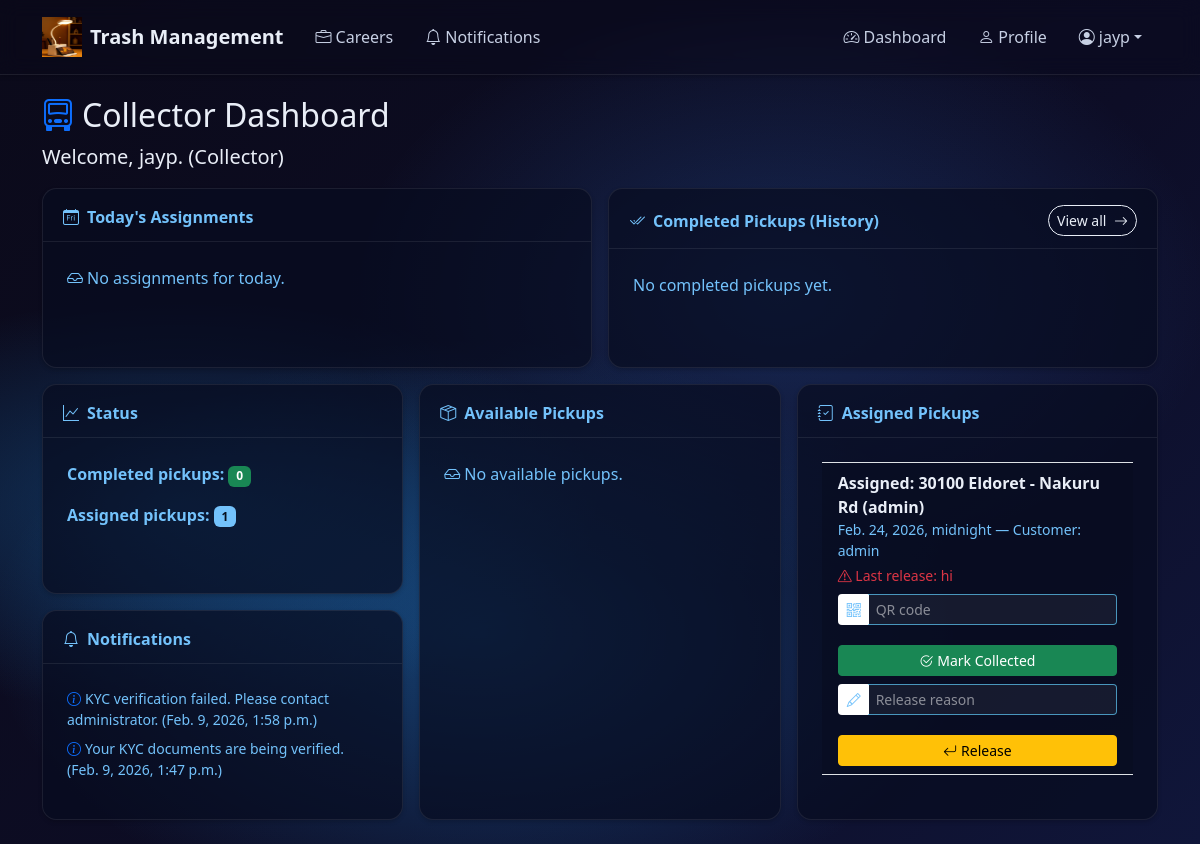
The page /accounts/dashboard/ (signed in) on the database its author committed.
### apps/accounts/models.py (models this page shows, shortened)
class User(AbstractUser):
    ROLE_CHOICES = (
        ('customer', 'Customer'),
        ('collector', 'Collector'),
        ('admin', 'Admin'),
    )
    role = models.CharField(max_length=20, choices=ROLE_CHOICES, default='customer')
    collector_approved = models.BooleanField(default=False)
    @property
    def is_collector(self):
        return self.role == 'collector'
    @property
    def is_approved_collector(self):
        return self.is_collector and bool(self.collector_approved)

### apps/notifications/models.py (models this page shows, shortened)
class Notification(models.Model):
    LEVEL_CHOICES = [
        ('info', 'Info'),
        ('success', 'Success'),
        ('warning', 'Warning'),
        ('danger', 'Danger'),
    ]
    recipient = models.ForeignKey(
        settings.AUTH_USER_MODEL, null=True, blank=True, on_delete=models.CASCADE
    )
    message = models.TextField()
    level = models.CharField(max_length=16, choices=LEVEL_CHOICES, default='info')
    link = models.CharField(max_length=512, blank=True)
    read = models.BooleanField(default=False)
    created_at = models.DateTimeField(auto_now_add=True)
    class Meta:
        ordering = ['-created_at']

### apps/pickups/models.py (models this page shows, shortened)
class Pickup(models.Model):
    TRASH_TYPE_HOUSEHOLD = 'household'
    TRASH_TYPE_RECYCLABLE = 'recyclable'
    TRASH_TYPE_BULK = 'bulk'
    TRASH_TYPE_CHOICES = [
        (TRASH_TYPE_HOUSEHOLD, 'Household'),
        (TRASH_TYPE_RECYCLABLE, 'Recyclable'),
        (TRASH_TYPE_BULK, 'Bulk'),
    ]
    trash_type = models.CharField(max_length=20, choices=TRASH_TYPE_CHOICES, default=TRASH_TYPE_HOUSEHOLD)
    STATE_SCHEDULED = 'scheduled'
    STATE_ASSIGNED = 'assigned'
    STATE_IN_PROGRESS = 'in_progress'
    STATE_COMPLETED = 'completed'
    STATE_RELEASED = 'released'
    STATE_FAILED = 'failed'
    STATE_CHOICES = [
        (STATE_SCHEDULED, 'Scheduled'),
        (STATE_ASSIGNED, 'Assigned'),
        (STATE_IN_PROGRESS, 'In Progress'),
        (STATE_COMPLETED, 'Completed'),
        (STATE_RELEASED, 'Released'),
        (STATE_FAILED, 'Failed'),
    ]
    customer = models.ForeignKey(settings.AUTH_USER_MODEL, on_delete=models.CASCADE, related_name='pickups')
    collector = models.ForeignKey(settings.AUTH_USER_MODEL, null=True, blank=True, on_delete=models.SET_NULL, related_name='assigned_pickups')
    release_reason = models.TextField(null=True, blank=True)
    address = models.ForeignKey('customers.Address', on_delete=models.CASCADE)
    scheduled_time = models.DateTimeField()
    state = models.CharField(max_length=20, choices=STATE_CHOICES, default=STATE_SCHEDULED)
    created_at = models.DateTimeField(auto_now_add=True)
    proof_photo = models.ImageField(upload_to='proofs/', null=True, blank=True)
    verification_token = models.CharField(max_length=64, blank=True)
    verified_at = models.DateTimeField(null=True, blank=True)

### apps/customers/models.py (models this page shows, shortened)
class Address(models.Model):
    user = models.ForeignKey(settings.AUTH_USER_MODEL, on_delete=models.CASCADE, related_name='addresses')
    address_text = models.TextField()
    lat = models.DecimalField(max_digits=9, decimal_places=6, null=True, blank=True)
    lng = models.DecimalField(max_digits=9, decimal_places=6, null=True, blank=True)
    google_place_id = models.CharField(max_length=128, blank=True)
    region = models.CharField(max_length=64, blank=True)
    landmark = models.CharField(max_length=128, blank=True)
    created_at = models.DateTimeField(auto_now_add=True)
    updated_at = models.DateTimeField(auto_now=True)
    def __str__(self):
        return f"{self.address_text} ({self.user})"

### apps/accounts/views.py (the view)
# urls.py: path('dashboard/', views.dashboard_dispatch, name='dashboard'),
@login_required
def dashboard_dispatch(request):
    user = request.user
    if getattr(user, 'is_approved_collector', False):
        return collector_dashboard(request)
    if getattr(user, 'has_collector_application', False) and not getattr(user, 'is_approved_collector', False):
        return redirect(reverse('careers:application-status'))
    return user_dashboard(request)

### templates/accounts/collector_dashboard.html (shortened to what this page needs)
{% extends 'base.html' %}
{% block content %}
<div class="collector-dashboard">
  <h2 class="mb-2"><i class="bi bi-truck-front text-primary me-2"></i>Collector Dashboard</h2>
  <p class="lead mb-3">Welcome, {{ request.user.get_full_name|default:request.user.username }}. (Collector)</p>
  <div class="collector-dashboard-grid-6">
    <div class="card mb-3 card-top-left">
      <div class="card-header bg-transparent">
        <i class="bi bi-calendar-day me-2"></i>Today's Assignments
      </div>
      <div class="card-body">
        {% if todays_assignments %}
          <ul class="list-group">
            {% for p in todays_assignments %}
              <li class="list-group-item d-flex justify-content-between align-items-start">
                <div>
                  <strong><span class="badge bg-primary me-2">{{ p.get_state_display }}</span></strong> {{ p.address }}<br>
                  <span class="small"><i class="bi bi-tag me-1"></i>Type: {{ p.trash_type|capfirst }}</span><br>
                  <span class="small"><i class="bi bi-calendar me-1"></i>Preferred date: {{ p.scheduled_time|date:'Y-m-d' }}</span><br>
                  <div class="small text-muted"><i class="bi bi-person me-1"></i>Customer: {{ p.customer.get_full_name|default:p.customer.username }}</div>
                </div>
                <div>
                  <form method="post" action="/pickups/{{ p.id }}/mark_collected/" class="pickup-complete-form">
                    {% csrf_token %}
                    <div class="input-group input-group-sm">
                      <span class="input-group-text bg-white"><i class="bi bi-qr-code"></i></span>
                      <input type="text" name="verification_code" class="form-control" placeholder="QR code" required />
                    </div>
                    <button class="btn btn-sm btn-success mark-collected-btn mt-2 w-100" type="submit">
                      <i class="bi bi-check2-circle me-1"></i>Mark Collected
                    </button>
                  </form>
                </div>
              </li>
            {% endfor %}
          </ul>
        {% else %}
          <p class="text-muted mb-0"><i class="bi bi-inbox me-1"></i>No assignments for today.</p>
        {% endif %}
      </div>
    </div>
    <div class="card mb-3 card-top-right">
      <div class="card-header bg-transparent d-flex justify-content-between align-items-center">
        <span><i class="bi bi-check2-all me-2"></i>Completed Pickups (History)</span>
        <a class="btn btn-sm btn-outline-primary" href="{% url 'accounts:collector_history' %}">
          View all <i class="bi bi-arrow-right ms-1"></i>
        </a>
      </div>
      <div class="card-body">
        {% if completed %}
          <ul class="list-group">
            {% for p in completed %}
              <li class="list-group-item">
                <div class="fw-bold">{{ p.get_state_display }}: {{ p.address }}</div>
                <div class="small text-muted">{{ p.scheduled_time }} — Customer: {{ p.customer.get_full_name|default:p.customer.username }}</div>
                <div class="small">Type: {{ p.trash_type|capfirst }} | Preferred date: {{ p.scheduled_time|date:'Y-m-d' }}</div>
                {% if p.verified_at %}
                  <div class="small text-success"><i class="bi bi-check-circle"></i> Verified: {{ p.verified_at }}</div>
                {% endif %}
              </li>
            {% endfor %}
          </ul>
        {% else %}
          <p class="text-muted mb-0">No completed pickups yet.</p>
        {% endif %}
      </div>
    </div>
    <div class="card mb-3 card-left-top">
      <div class="card-header bg-transparent">
        <i class="bi bi-graph-up me-2"></i>Status
      </div>
      <div class="card-body">
        <p><strong>Completed pickups:</strong> <span class="badge bg-success">{{ completed_count }}</span></p>
        <p><strong>Assigned pickups:</strong> <span class="badge bg-primary">{{ assigned.count }}</span></p>
      </div>
    </div>
    {% if notifications %}
      <div class="card mb-3 card-left-bottom">
        <div class="card-header bg-transparent">
          <i class="bi bi-bell me-2"></i>Notifications
        </div>
        <div class="card-body">
          <ul class="list-unstyled mb-0">
            {% for n in notifications %}
              <li class="small mb-2"><i class="bi bi-info-circle text-primary me-1"></i>{{ n.message }} <span class="text-muted">({{ n.created_at }})</span></li>
            {% endfor %}
          </ul>
        </div>
      </div>
    {% endif %}
    <div class="card mb-3 card-center-single">
      <div class="card-header bg-transparent">
        <i class="bi bi-box-seam me-2"></i>Available Pickups
      </div>
      <div class="card-body">
        {% if available %}
          <ul class="list-group">
            {% for p in available %}
              <li class="list-group-item d-flex justify-content-between align-items-start">
                <div>
                  <strong><span class="badge bg-secondary me-2">{{ p.get_state_display }}</span></strong> {{ p.address }}<br>
                  <span class="small"><i class="bi bi-tag me-1"></i>Type: {{ p.trash_type|capfirst }}</span><br>
                  <span class="small"><i class="bi bi-calendar me-1"></i>Preferred date: {{ p.scheduled_time|date:'Y-m-d' }}</span><br>
                  <div class="small text-muted"><i class="bi bi-person me-1"></i>Customer: {{ p.customer.get_full_name|default:p.customer.username }}</div>
                </div>
                <div>
                  <form method="post" action="/pickups/{{ p.id }}/accept/">
                    {% csrf_token %}
                    <button class="btn btn-sm btn-primary" type="submit">
                      <i class="bi bi-check-lg me-1"></i>Accept
                    </button>
                  </form>
                </div>
              </li>
            {% endfor %}
          </ul>
        {% else %}
          <p class="text-muted mb-0"><i class="bi bi-inbox me-1"></i>No available pickups.</p>
        {% endif %}
      </div>
    </div>
    <div class="card mb-3 card-right-tall">
      <div class="card-header bg-transparent">
        <i class="bi bi-journal-check me-2"></i>Assigned Pickups
      </div>
      <div class="card-body">
        {% if assigned %}
          <ul class="list-group">
            {% for p in assigned %}
              <li class="list-group-item">
                <div class="fw-bold">{{ p.get_state_display }}: {{ p.address }}</div>
                <div class="small text-muted">{{ p.scheduled_time }} — Customer: {{ p.customer.get_full_name|default:p.customer.username }}</div>
                {% if p.release_reason %}
                  <div class="small text-danger mt-1"><i class="bi bi-exclamation-triangle"></i> Last release: {{ p.release_reason }}</div>
                {% endif %}
                <div class="mt-2">
                  <form method="post" action="/pickups/{{ p.id }}/mark_collected/" class="pickup-complete-form mb-2">
                    <div class="input-group input-group-sm">
                      <span class="input-group-text bg-white"><i class="bi bi-qr-code"></i></span>
                      <input type="text" name="verification_code" class="form-control" placeholder="QR code" required />
                    </div>
                    <button class="btn btn-sm btn-success mark-collected-btn mt-1 w-100" type="submit">
                      <i class="bi bi-check2-circle me-1"></i>Mark Collected
                    </button>
                  </form>
                  <form method="post" action="/pickups/{{ p.id }}/release/">
                    <div class="input-group input-group-sm">
                      <span class="input-group-text bg-white"><i class="bi bi-pencil"></i></span>
                      <input type="text" name="reason" class="form-control" placeholder="Release reason" required />
                    </div>
                    <button class="btn btn-sm btn-warning mt-1 w-100" type="submit">
                      <i class="bi bi-arrow-return-left me-1"></i>Release
                    </button>
                  </form>
                </div>
              </li>
            {% endfor %}
          </ul>
        {% else %}
          <p class="text-muted mb-0"><i class="bi bi-inbox me-1"></i>No assigned pickups.</p>
        {% endif %}
      </div>
    </div>
  </div>
</div>
{% endblock %}

### templates/base.html (shortened to what this page needs)
<!doctype html>
<html>
  <head>
    <link href="https://cdn.jsdelivr.net/npm/bootstrap@5.3.0/dist/css/bootstrap.min.css" rel="stylesheet">
    <link rel="stylesheet" href="https://cdn.jsdelivr.net/npm/bootstrap-icons@1.11.3/font/bootstrap-icons.min.css">
    {% load static %}
    <link rel="stylesheet" href="{% static 'css/trash_style.css' %}">
  </head>
  <body>
    <nav class="navbar navbar-expand-lg fixed-top transparent-nav">
      <div class="container">
        <a class="navbar-brand d-flex align-items-center" href="/">
          <img src="{% static 'images/logo.png' %}" alt="Logo" width="40" height="40" class="me-2">
          <strong>Trash Management</strong>
        </a>
        <div class="collapse navbar-collapse" id="navbarsExample07">
          <ul class="navbar-nav me-auto mb-2 mb-lg-0">
            <li class="nav-item">
              <a class="nav-link" href="/careers/become-collector/">
                <i class="bi bi-briefcase me-1"></i>Careers
              </a>
            </li>
            <li class="nav-item">
              <a class="nav-link" href="/notifications/">
                <i class="bi bi-bell me-1"></i>Notifications
              </a>
            </li>
          </ul>
          <ul class="navbar-nav ms-auto mb-2 mb-lg-0 align-items-center">
            {% if request.user.is_authenticated %}
              <li class="nav-item">
                <a class="nav-link" href="{% url 'accounts:dashboard' %}">
                  <i class="bi bi-speedometer2 me-1"></i>Dashboard
                </a>
              </li>
              <li class="nav-item">
                <a class="nav-link" href="{% url 'accounts:profile' %}">
                  <i class="bi bi-person me-1"></i>Profile
                </a>
              </li>
              <li class="nav-item dropdown">
                <a class="nav-link dropdown-toggle d-flex align-items-center" href="#" id="userMenu" data-bs-toggle="dropdown" aria-expanded="false">
                  <i class="bi bi-person-circle me-1"></i>{{ request.user.get_full_name|default:request.user.username }}
                </a>
              </li>
            {% endif %}
          </ul>
        </div>
      </div>
    </nav>
    <main class="container py-4 fade-in">
      {% block content %}{% endblock %}
    </main>
  </body>
</html>

### rows shown on the page
User: user.get_full_name "jayp"
Notification: message "KYC verification failed. Please contact administrator.", created_at "Feb. 9, 2026, 1:58 p.m."
Notification: message "Your KYC documents are being verified.", created_at "Feb. 9, 2026, 1:47 p.m."
Pickup: state "Assigned", address "30100 Eldoret - Nakuru Rd (admin)", scheduled_time "Feb. 24, 2026, midnight", customer.get_full_name "admin", release_reason "hi"

### other values the page prints
{{ completed_count }} "0"
{{ assigned.count }} "1"
